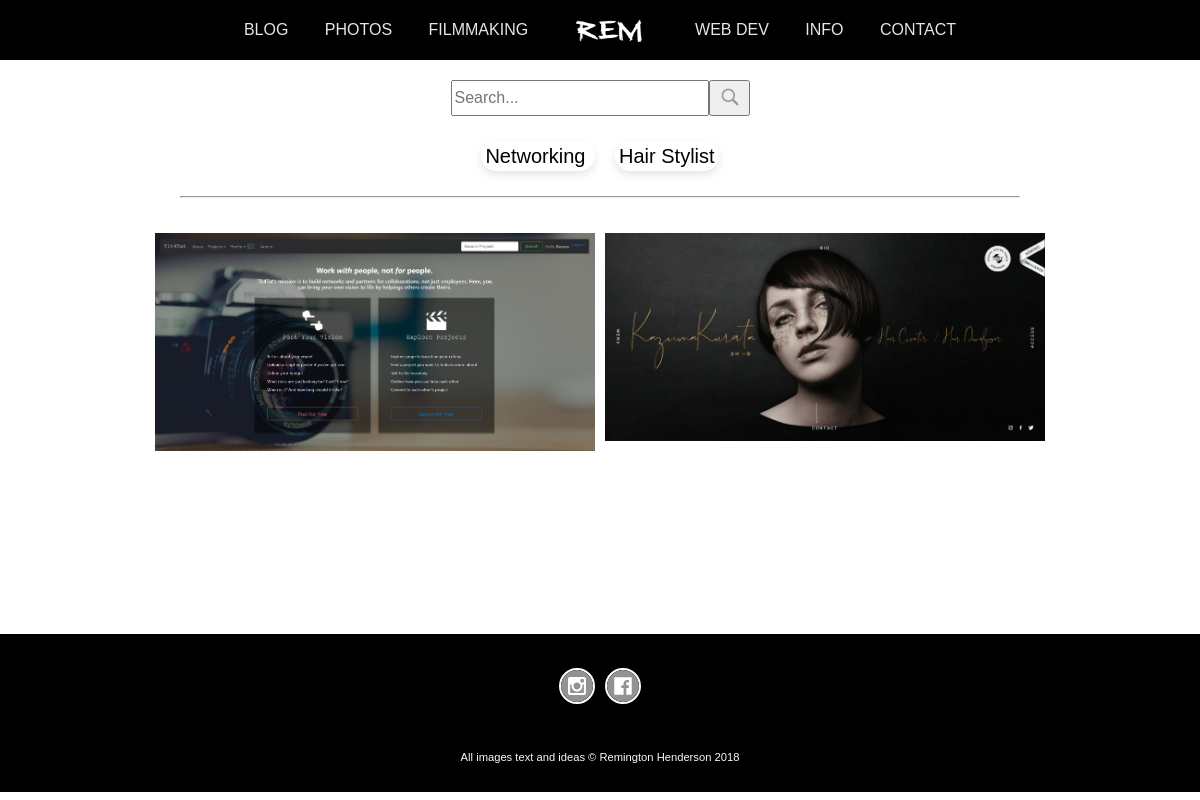
The app's page /webdev/, older data.
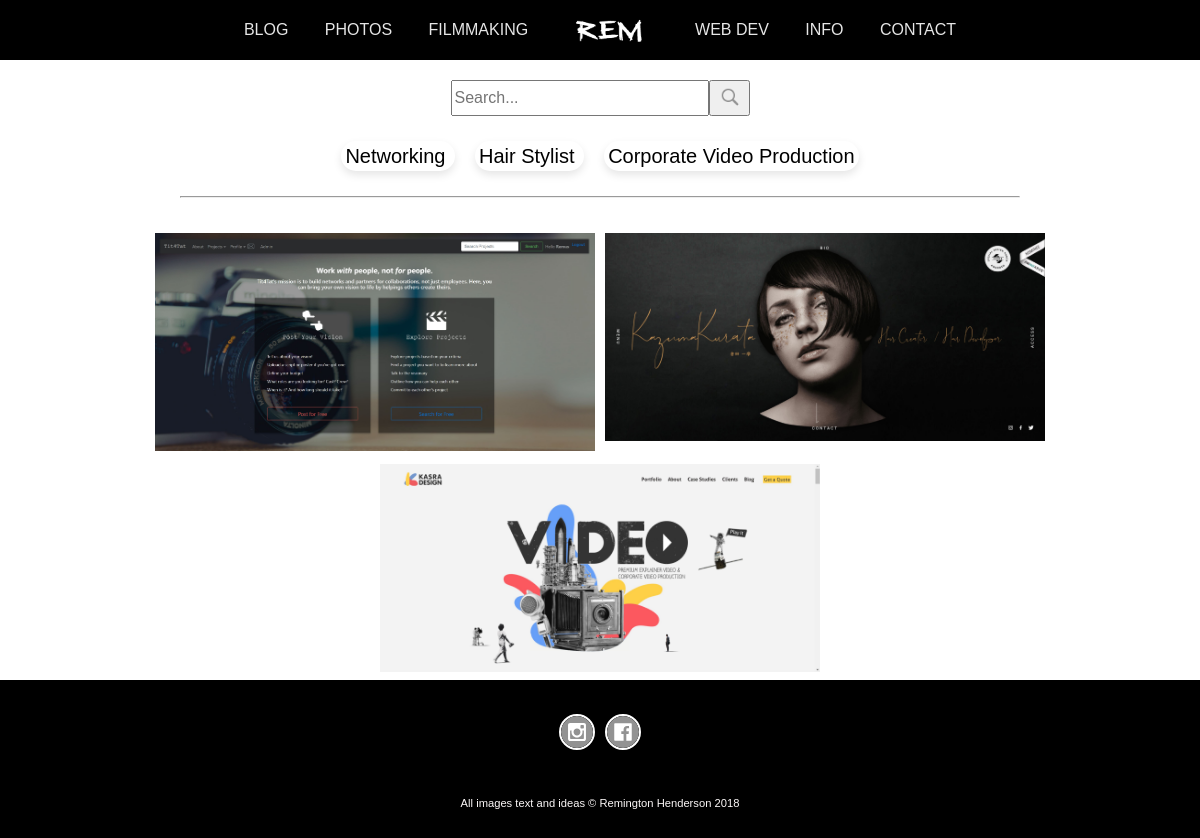
The same page, newer data.
### R_E_M/models.py (models this page shows, shortened)
class WebsiteCategory(models.Model):
    name = models.CharField(max_length=50)
    slug = models.SlugField(blank=True, null=True, unique=True)
    class Meta:
        verbose_name_plural = 'WebsiteCategories'

class Website(models.Model):
    owner = models.ForeignKey(User, on_delete=models.CASCADE, related_name="websites")
    website_name = models.CharField(max_length=50, blank=True, null=True)
    website_link = models.CharField(max_length=100, blank=True, null=True)
    category = models.ForeignKey("WebsiteCategory", default=1, related_name='websites', on_delete=models.SET_DEFAULT)
    website_details = models.TextField()
    slug = models.SlugField(blank=True, null=True, unique=True)
    date_built = models.CharField(max_length=50)
    youtube = models.CharField(max_length=255, blank=True, null=True)
    main_page = models.ImageField(upload_to=website_image_uh, blank=True, null=True)
    alt_text = models.CharField(max_length=50, blank=True, null=True)

### R_E_M/views.py (the view, shortened to what this page needs)
def webdev_home(request):
    website_categories = WebsiteCategory.objects.all()
    complete_website_list = Website.objects.all()
    query = request.GET.get("q")
    if query:
        complete_website_list = complete_website_list.filter(
            Q(website_name__icontains=query) |
            Q(website_details__icontains=query) |
            Q(category__name__icontains=query)
        )
    return render(request, "web_dev/web_dev_home.html", {"website_cats": website_categories, "websites": complete_website_list})

### R_E_M/templates/web_dev/web_dev_home.html (shortened to what this page needs)
{% extends 'base.html' %}
{% load static %}
{% block content %}
    <head>
        <link rel="stylesheet" type="text/css" href="{% static 'styles/style.css' %}"/>
    </head>
    <div class="page_container">
        <div class="search_container">
            <form method="GET" action="">
                <div class="search_div">
                    <input type="text" name="q" placeholder="Search..." id="search_bar" value="{{ request.GET.q }}">
                    <button type="submit" value="Search" class="search_button"><img
                            src="/static/R_E_M/img/search_icon.png" alt="search_logo"
                            id="search_img"/></button>
                </div>
            </form>
        </div>
        <div class="categories-link-set">
            {% for c in website_cats %}
                <span class="checkbox" id="{{ c.slug }}">
                    <label for="{{ c.name }}">{{ c.name }}</label>
                </span>
            {% endfor %}
        </div>
        <div class="line_container">
            <hr>
        </div>
        <div class="website_card_container {{ website.category.slug }}" id="website_card_container">
            {% for website in websites %}
                <div class="website-card">
                    <img src="{{ website.main_page.url }}" class="website_cover"/>
                </div>
            {% endfor %}
        </div>
    </div>
{% endblock %}
{% block footer %}
    {% include 'footer_base.html' %}
{% endblock %}

### R_E_M/templates/base.html (shortened to what this page needs)
{% load static %}
<!DOCTYPE html>
<html lang="en">
<head>
    <link rel="stylesheet" type="text/css" href="{% static 'styles/reset_style.css' %}"/>
    <link rel="stylesheet" type="text/css" href="{% static 'styles/style.css' %}"/>
</head>
    <header id="header" role="banner">
        <div class="header-inner">
            <div id="headerNav" class="tmpl-loading">
                <div id="mainNavWrapper" class="nav-wrapper desktop-nav-wrapper show-on-scroll">
                    <nav id="mainNavigation" data-content-field="navigation">
                        <div class="external">
                            <a href="{% url 'blog_home' %}">
                                Blog
                            </a>
                        </div>
                        <div class="external">
                            <a href="{% url 'photos_home' %}">
                                Photos
                            </a>
                        </div>
                        <div class="external" style="margin-right: 20px;">
                            <a href="{% url 'movie_home' %}">
                                Filmmaking
                            </a>
                        </div>
                        <div id="logoWrapper" class="title-logo-wrapper" data-content-field="site-title">
                            <h1 id="logoImage" class="tmpl-loading logo-image"><a href="{% url "home" %}"><img
                                    src="/static/R_E_M/img/REM(452x151).png"
                                    alt="REM logo"/></a></h1>
                        </div>
                        <div class="external" style="margin-left: 26px;">
                            <a href={% url "webdev" %}>
                                Web Dev
                        </div>
                        <div class="folder">
                            <label for="folder-toggle-565c2ce3e4b01110e1dff605" class="folder-toggle-label"><a
                                    href="{% url 'about' %}">Info</a></label>
                        </div>
                        <div class="collection">
                            <a href="{% url 'contact' %}">
                                Contact
                            </a>
                        </div>
                    </nav>
                </div>
            </div>
        </div>
    </header>
<body>
{% block content %}
{% endblock %}
{% block footer %}
{% endblock %}
</body>
</html>

### R_E_M/templates/footer_base.html (shortened to what this page needs)
<div id="preFooter">
    <div class="pre-footer-inner with-custom">
        <div class="sqs-layout sqs-grid-12 columns-12" data-layout-label="Pre-Footer Content"
             data-type="block-field"
             data-updated-on="1448869950226" id="preFooterBlocks">
            <div class="row sqs-row">
                <div class="col sqs-col-12 span-12">
                    <div class="sqs-block socialaccountlinks-v2-block sqs-block-socialaccountlinks-v2"
                         data-block-type="54" id="block-yui_3_17_2_1_1403260543132_3969">
                        <div class="sqs-block-content">
                            <div class="sqs-svg-icon--outer social-icon-alignment-center social-icons-color-white social-icons-size-large social-icons-shape-circle social-icons-style-border">
                                <nav class="sqs-svg-icon--list">
                                    <a href="https://www.instagram.com/remus_ex_machina/" target="_blank"
                                       class="sqs-svg-icon--wrapper instagram">
                                        <div>
                                        </div>
                                    </a><a href="https://www.facebook.com/profile.php?id=100009530977954"
                                           target="_blank"
                                           class="sqs-svg-icon--wrapper facebook">
                                    <div>
                                    </div>
                                </a>
                                </nav>
                            </div>
                        </div>
                    </div>
                </div>
            </div>
        </div>
    </div>
</div>
<footer id="footer" role="contentinfo">
    <div class="footer-inner">
        <div class="sqs-layout sqs-grid-12 columns-12" data-layout-label="Footer Content" data-type="block-field"
             data-updated-on="1492518055782" id="footerBlocks">
            <div class="row sqs-row">
                <div class="col sqs-col-12 span-12">
                    <div class="sqs-block html-block sqs-block-html" data-block-type="2"
                         id="block-yui_3_17_2_28_1448861542916_5540">
                        <div class="sqs-block-content"><p class="text-align-center">All images text and ideas ©
                            Remington Henderson 2018</p></div>
                    </div>
                </div>
            </div>
        </div>
    </div>
</footer>

Row changes from the older to the newer data that the page shows:
added WebsiteCategory: name "Corporate Video Production"
added Website: main_page (picture)
